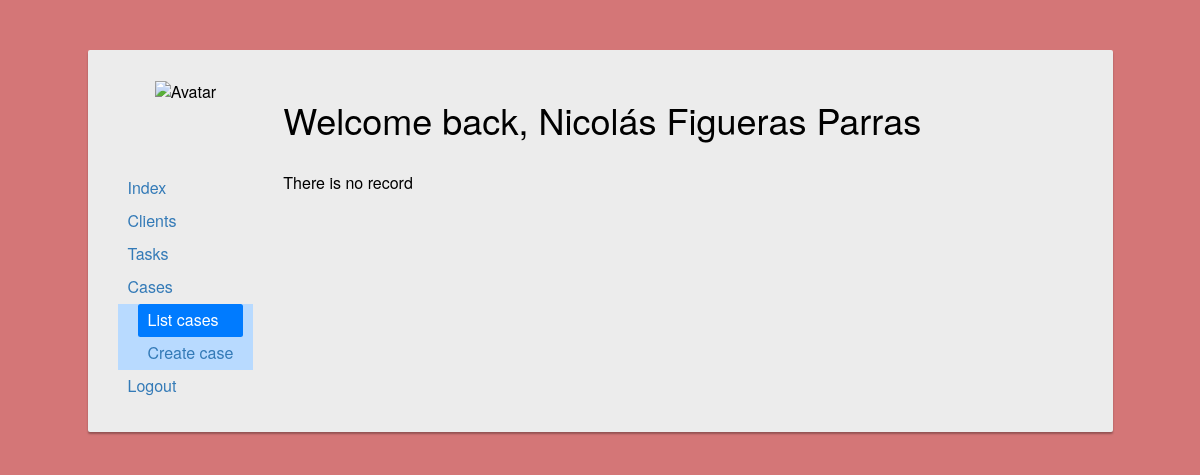
The app's page /personalArea/Worker/Cases/index.php (signed in), older data.
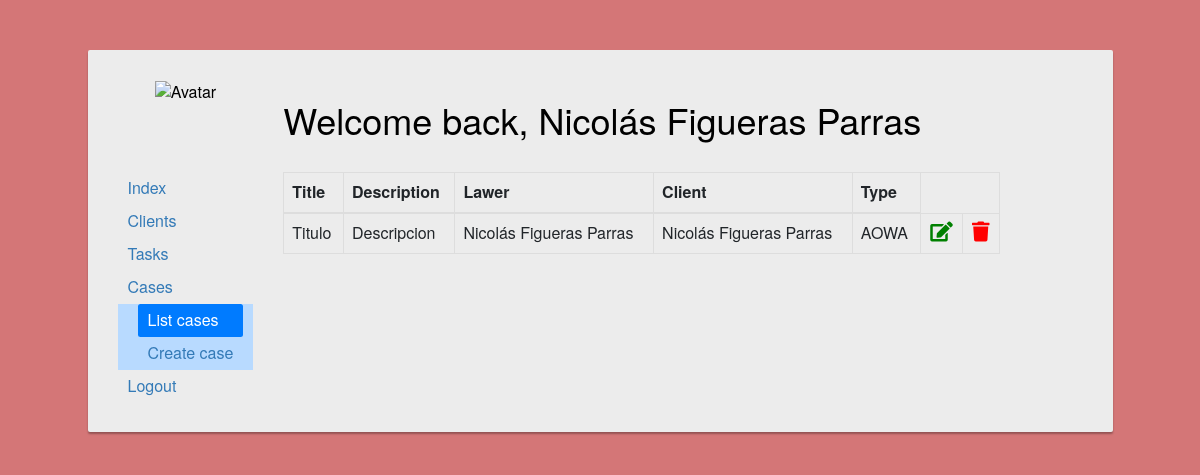
The same page, newer data.
### tables this page shows
CREATE TABLE `workers` (
  `worker_ID` bigint(20) UNSIGNED NOT NULL,
  `name` varchar(30) NOT NULL,
  `surname` varchar(30) NOT NULL,
  `birth_date` date NOT NULL,
  `phone` int(11) NOT NULL,
  `email` varchar(50) NOT NULL,
  `username` varchar(15) NOT NULL,
  `password` varchar(30) NOT NULL,
  `salary` float NOT NULL
);

CREATE TABLE `cases` (
  `case_ID` bigint(20) UNSIGNED NOT NULL,
  `title` varchar(200) NOT NULL,
  `description` varchar(1000) NOT NULL,
  `lawer_ID` bigint(20) NOT NULL,
  `client_ID` bigint(20) NOT NULL,
  `type` varchar(50) NOT NULL
);

CREATE TABLE `lawers` (
  `lawer_ID` bigint(20) UNSIGNED NOT NULL,
  `name` varchar(50) NOT NULL,
  `surname` varchar(70) NOT NULL,
  `birth_date` date NOT NULL,
  `phone` int(11) NOT NULL,
  `email` varchar(50) NOT NULL,
  `username` varchar(15) NOT NULL,
  `password` varchar(30) NOT NULL,
  `salary` float NOT NULL
);

CREATE TABLE `clients` (
  `client_ID` bigint(20) UNSIGNED NOT NULL,
  `name` varchar(50) NOT NULL,
  `surname` varchar(70) NOT NULL,
  `birth_date` date NOT NULL,
  `phone` int(11) NOT NULL,
  `email` varchar(70) NOT NULL,
  `username` varchar(15) NOT NULL,
  `password` varchar(25) NOT NULL,
  `bill` float NOT NULL
);

### personalArea/Worker/Cases/index.php (the view, shortened to what this page needs)
<!DOCTYPE html>
<html lang="en">
    <head>
        <link rel="stylesheet" href="https://stackpath.bootstrapcdn.com/bootstrap/4.3.1/css/bootstrap.min.css">
        <link rel="stylesheet" href="https://maxcdn.bootstrapcdn.com/bootstrap/3.3.7/css/bootstrap.min.css">
        <link rel="stylesheet" href="https://maxcdn.bootstrapcdn.com/font-awesome/4.7.0/css/font-awesome.min.css">
        <link rel="stylesheet" href="https://use.fontawesome.com/releases/v5.8.1/css/all.css">
    </head>
    <body>
            <?php
                $db = connectDb();
            ?>
			<?php
                $userData = mysqli_fetch_array(mysqli_query($db, "SELECT * FROM workers where worker_ID = '$_SESSION[id_user]'"));
			?>
        <div class="container-fluid content">
            <div class="row">
                <div class="col-10 offset-1 insideContainer">
                    <div class="row">
                        <div class="col-2 avatar">
                            <img src="../../../img/iconAvatar.png" alt="Avatar">
                        </div>
                        <div class="col-9">
                            <h1>Welcome back, <?php echo $userData['name']." ".$userData['surname'] ?></h1>
                        </div>
                    </div>
                    <br>
                    <div class="row">
                        <div class="col-2">
                                <div class="nav flex-column nav-pills" id="v-pills-tab" role="tablist" aria-orientation="vertical">
                                    <a class='nav-link' href='../index.php'>Index</a>
                                    <a class='nav-link' href='../Clients/'>Clients</a>
                                    <a class='nav-link' href="../Tasks/">Tasks</a>
                                    <a class="nav-link" href="../Cases/">Cases</a>
                                    <div class="table-primary" style="padding-left: 20px;">
                                        <table>
                                            <tr>
                                                <td>
                                                    <a class='nav-link active' href='index.php'>List cases</a>
                                                </td>
                                            </tr>
                                            <tr>
                                                <td>
                                                    <a class='nav-link' href='create.php'>Create case</a>
                                                </td>
                                            </tr>
                                        </table>
                                    </div>
                                    <a class="nav-link" href="../../../login/logout.php">Logout</a>
                                </div>
                        </div>
                            <div class="col-9">
                                <?php
                                    $listQuery = mysqli_query($db, "SELECT * FROM cases");
                                    if($row = mysqli_fetch_array($listQuery)){
                                        echo "<table class='table table-bordered'>";
                                            echo "<thead>";
                                                echo "<tr>";
                                                    echo "<th scope='col'>Title</th>";
                                                    echo "<th scope='col'>Description</th>";
                                                    echo "<th scope='col'>Lawer</th>";
                                                    echo "<th scope='col'>Client</th>";
                                                    echo "<th scope='col'>Type</th>";
                                                echo "</tr>";
                                            echo "</thead>";
                                            do{
                                                echo "<tr>";
                                                    $caseID=$row['case_ID'];
                                                    echo "<td>".$row["title"]."</td>";
                                                    echo "<td>".$row["description"]."</td>";
                                                    $lawerName = mysqli_fetch_array(mysqli_query($db, "SELECT * FROM lawers WHERE lawer_ID = '$row[lawer_ID]'"));
                                                    echo "<td>".$lawerName["name"]." ".$lawerName["surname"]."</td>";
                                                    $clientName = mysqli_fetch_array(mysqli_query($db, "SELECT * FROM clients WHERE client_ID = '$row[client_ID]'"));
                                                    echo "<td>".$clientName["name"]." ".$clientName["surname"]."</td>";
                                                    echo "<td>".$row["type"]."</td>";
                                                    echo "<td style='text-align: center'><a href='modify.php?case=$caseID'><i class='fa fa-edit' style='font-size:20px;color:green'></i></a></td>";
                                                    echo "<td style='text-align: center'><a class='delete_button' href='delete.php?case=$caseID'><i class='fa fa-trash' style='font-size:20px;color:red'></i></a></td>";
                                                echo "</tr>";
                                            }while($row = mysqli_fetch_array($listQuery));
                                    }else{
                                        echo "There is no record";
                                    }
                                ?>
                            </div>
                    </div>
                </div>
            </div>
        </div>
    </body>
</html>

### personalArea/Worker/Cases/index.php (style rules this page uses)
html, body { overflow-x: hidden; }
body { color: #fff; background: #d47677; }
.content { margin: 0 auto; padding: 50px 0px 300px; }
.insideContainer { color:black; border-radius: 2px; margin-bottom: 15px; font-size: 16px; background: #ececec; box-shadow: 0px 2px 2px rgba(0, 0, 0, 0.3); padding: 30px; position: relative; width:80vw; }
.avatar { text-align: center; }
.avatar img { width: 95px; height: 95px; }

Row changes from the older to the newer data that the page shows:
added cases: title "Titulo", description "Descripcion", lawer_ID.name "Nicolás", lawer_ID.surname "Figueras Parras", client_ID.name "Nicolás", client_ID.surname "Figueras Parras", type "AOWA"
Text that changed along with them:
text no longer shown: "There is no record"
text now shown: "Title Description Lawer Client Type"
